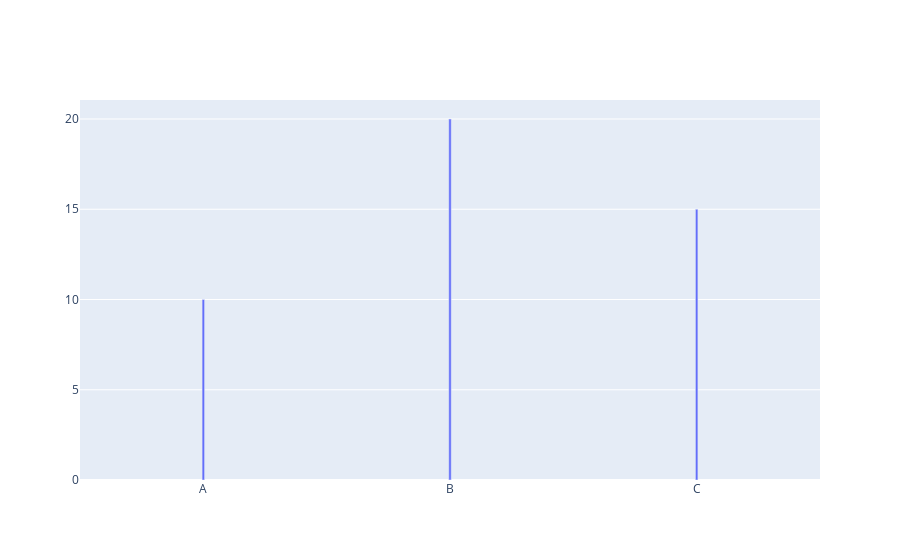

Source (notebook cell):
### Code cell
import plotly.graph_objects as go
# 示例数据
x = ['A', 'B', 'C']
y = [10, 20, 15]
# 创建柱状图
fig = go.Figure(data = [go.Bar(x = x, y = y, width = 0.01)])
# 显示图形
fig.show()

### Figure 1 — Plotly figure (JSON) as saved in the notebook; plotly's stock layout.template omitted (floating-point values rounded to 4 significant figures)
{"data": [{"type": "bar", "width": 0.01, "x": ["A", "B", "C"], "y": [10, 20, 15]}], "layout": {}}
